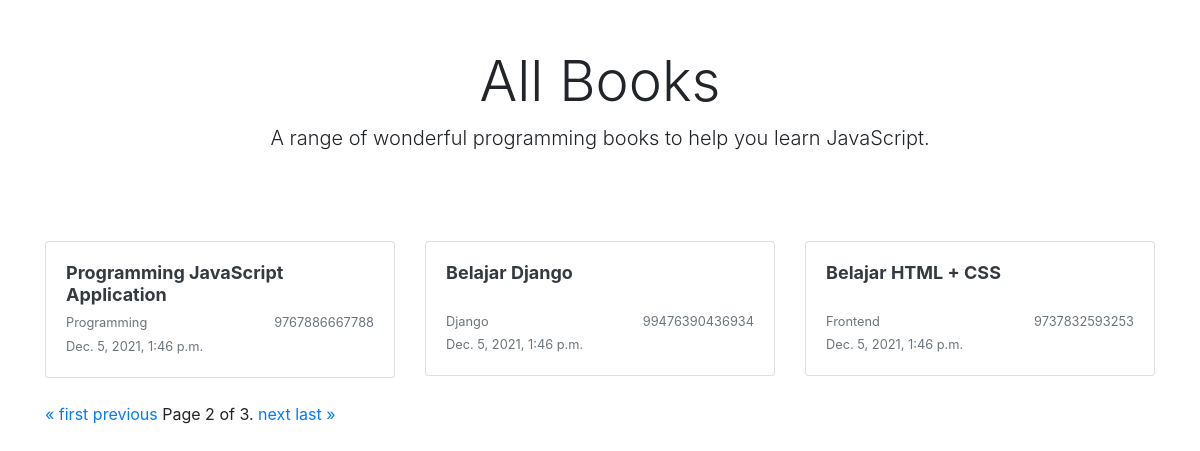
Page /books/?page=2 on the committed database.
### books/models.py (models this page shows, shortened)
class Books(models.Model):
    title = models.CharField(max_length=100)
    slug = models.SlugField(null=True)
    genre = models.CharField(max_length=100)
    author = models.CharField(max_length=100)
    isbn = models.CharField(max_length=100)
    count = models.IntegerField(null=True, default=0)
    class Meta:
        verbose_name_plural = "Books"

### books/views.py (the view)
# urls.py: path('', IndexView.as_view(), name='ex2'),
class IndexView(ListView):
    model = Books
    template_name = 'home.html'
    context_object_name = 'books'
    paginate_by = 3  # Pagination over-write
    def get_context_data(self, **kwargs):
        context = super().get_context_data(**kwargs)
        context['time'] = timezone.now()
        return context

### books/templates/home.html
{% extends "base.html" %}
{% block content %}
    <div class="container">
        <div class="px-3 py-3 pt-md-5 pb-md-4 mx-auto text-center">
            <h1 class="display-4">All Books</h1>
            <p class="lead">A range of wonderful programming books to help you learn JavaScript.</p>
        </div>
        <div class="py-5">
            <div class="row">
                {% for book in books %}
                    <div class="col-md-4">
                        <a class="text-dark" href="{% url 'books:book-detail' slug=book.slug %}">
                            <div class="card mb-4 box-shadow">
                                <div class="card-body">
                                    <h2 style="font-size:18px;font-weight:bold;min-height:42px;">
                                        {{ book.title|truncatechars:50 }}</h2>
                                    <div class="d-flex justify-content-between align-items-center">
                                        <small class="text-muted">{{ book.genre }}</small>
                                        <small class="text-muted">{{ book.isbn }}</small>
                                    </div>
                                    <small class="text-muted">{{ time }}</small>
                                </div>
                            </div>
                        </a>
                    </div>
                {% endfor %}
            </div>
            <div class="row">
                <div class="col-12">
                    <span class="step-links">
                        {% if page_obj.has_previous %}
                            <a href="?page=1">&laquo; first</a>
                            <a href="?page={{ page_obj.previous_page_number }}">previous</a>
                        {% endif %}
                        <span class="current">
                            Page {{ page_obj.number }} of {{ page_obj.paginator.num_pages }}.
                        </span>
                        {% if page_obj.has_next %}
                            <a href="?page={{ page_obj.next_page_number }}">next</a>
                            <a href="?page={{ page_obj.paginator.num_pages }}">last &raquo;</a>
                        {% endif %}
                    </span>
                </div>
            </div>
        </div>
    </div>
{% endblock %}

### rows in the picture
Books: title "Programming JavaScript Application", genre "Programming", isbn "9767886667788", time "Dec. 5, 2021, 1:46 p.m."
Books: title "Belajar Django", genre "Django", isbn "99476390436934", time "Dec. 5, 2021, 1:46 p.m."
Books: title "Belajar HTML + CSS", genre "Frontend", isbn "9737832593253", time "Dec. 5, 2021, 1:46 p.m."

### other values in the picture
{{ page_obj.number }} "2"
{{ page_obj.paginator.num_pages }} "3"
